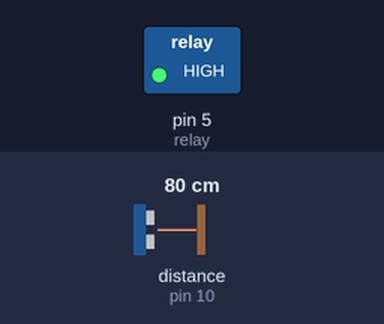
Simulated run of this sketch. Board: Arduino Uno, built with avr-gcc and run on an emulated ATmega328P. On the bench: switched loads named in the sketch (green lamp = pin HIGH). Wiring (inferred from the names in the program): ultrasonic range finder: trigger pin 9; echo pin 10. The inputs (shaded band) are chosen by the test bench; at power-on: distance to the obstacle (sensor on pin 10) 80 cm. The echo pulse lasts 58.3 µs per cm; pins used as bus, display or sensor lines are not drawn; what the sketch prints to the serial monitor is not drawn.

Above: at 1.4 s.
1.5 s: distance to the obstacle (sensor on pin 10) set to 27 cm
3.3 s: distance to the obstacle (sensor on pin 10) set to 21 cm
At 5.1 s:
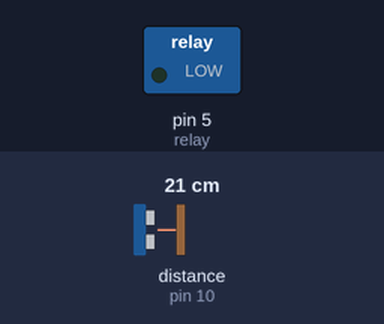
6.0 s: distance to the obstacle (sensor on pin 10) set to 35 cm
At 7.2 s:
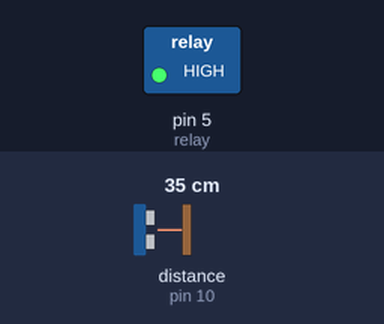
7.8 s: distance to the obstacle (sensor on pin 10) set to 2 cm
At 8.8 s:
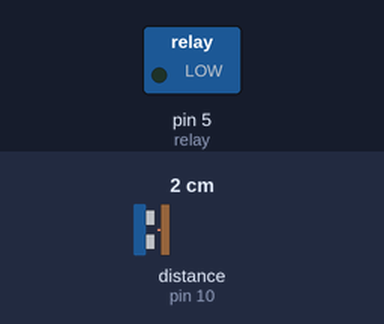
Timing chart, 0 to 10.6 s (numbered marks = the images above; inputs shaded):
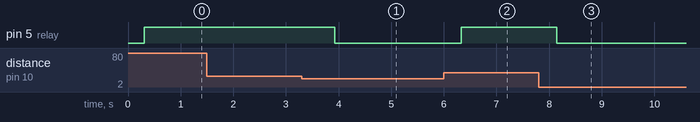

The sketch:

ultrasonic_relay.ino
```cpp
// defines pins numbers
 int trigPin = 9;
int echoPin = 10;
int relay = 5;

// defines variables
long duration;
int distance;

void setup() {
pinMode(trigPin, OUTPUT); // Sets the trigPin as an Output
pinMode(echoPin, INPUT); // Sets the echoPin as an Input
pinMode (relay, OUTPUT);
digitalWrite(relay, LOW);
Serial.begin(9600); // Starts the serial communication
}

int onn()
{digitalWrite(relay, HIGH);
  Serial.print("on- ");
  delay(300);
 }
int of()
{digitalWrite(relay, LOW);
  Serial.print("of- ");
  delay(300);
}


void loop() {
// Clears the trigPin
digitalWrite(trigPin, LOW);
delayMicroseconds(2);
// Sets the trigPin on HIGH state for 10 micro seconds
digitalWrite(trigPin, HIGH);
delayMicroseconds(10);
digitalWrite(trigPin, LOW);
// Reads the echoPin, returns the sound wave travel time in microseconds
duration = pulseIn(echoPin, HIGH);
// Calculating the distance
distance= duration*0.034/2;
// Prints the distance on the Serial Monitor
Serial.print("Distance: ");
Serial.println(distance);
delay(300);
int d = distance;
if(d>22)
onn();
else
of();


}
```

Measured:
- the behaviour switches between 24 and 23 cm on distance to the obstacle (sensor on pin 10) (found by bisection; images 0 and 1)
- after the input at 1.5 s, every drawn part: stays the same
- after the input at 3.3 s, pin 5 (relay): HIGH → LOW after 0.63 s
- after the input at 6.0 s, pin 5 (relay): LOW → HIGH after 0.33 s
- after the input at 7.8 s, pin 5 (relay): HIGH → LOW after 0.34 s
